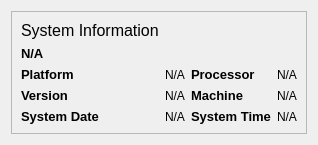
            <widget class="QWidget" name="system_info">
             <layout class="QVBoxLayout" name="verticalLayout_7">
              <item>
               <widget class="QFrame" name="frame_7">
                <property name="frameShape">
                 <enum>QFrame::StyledPanel</enum>
                </property>
                <property name="frameShadow">
                 <enum>QFrame::Raised</enum>
                </property>
                <layout class="QGridLayout" name="gridLayout_4">
                 <item row="4" column="0">
                  <widget class="QLabel" name="label_44">
                   <property name="font">
                    <font>
                     <pointsize>10</pointsize>
                     <weight>75</weight>
                     <bold>true</bold>
                    </font>
                   </property>
                   <property name="text">
                    <string>Version</string>
                   </property>
                  </widget>
                 </item>
                 <item row="3" column="0">
                  <widget class="QLabel" name="label_43">
                   <property name="font">
                    <font>
                     <pointsize>10</pointsize>
                     <weight>75</weight>
                     <bold>true</bold>
                    </font>
                   </property>
                   <property name="text">
                    <string>Platform</string>
                   </property>
                  </widget>
                 </item>
                 <item row="0" column="0" alignment="Qt::AlignTop">
                  <widget class="QLabel" name="label_41">
                   <property name="font">
                    <font>
                     <pointsize>12</pointsize>
                    </font>
                   </property>
                   <property name="text">
                    <string>System Information</string>
                   </property>
                  </widget>
                 </item>
                 <item row="3" column="3">
                  <widget class="QLabel" name="label_52">
                   <property name="text">
                    <string>N/A</string>
                   </property>
                  </widget>
                 </item>
                 <item row="3" column="1">
                  <widget class="QLabel" name="label_46">
                   <property name="text">
                    <string>N/A</string>
                   </property>
                  </widget>
                 </item>
                 <item row="4" column="1">
                  <widget class="QLabel" name="label_47">
                   <property name="text">
                    <string>N/A</string>
                   </property>
                  </widget>
                 </item>
                 <item row="5" column="0">
                  <widget class="QLabel" name="label_45">
                   <property name="font">
                    <font>
                     <pointsize>10</pointsize>
                     <weight>75</weight>
                     <bold>true</bold>
                    </font>
                   </property>
                   <property name="text">
                    <string>System Date</string>
                   </property>
                  </widget>
                 </item>
                 <item row="5" column="1">
                  <widget class="QLabel" name="system_date">
                   <property name="text">
                    <string>N/A</string>
                   </property>
                  </widget>
                 </item>
                 <item row="5" column="2">
                  <widget class="QLabel" name="label_51">
                   <property name="font">
                    <font>
                     <pointsize>10</pointsize>
                     <weight>75</weight>
                     <bold>true</bold>
                    </font>
                   </property>
                   <property name="text">
                    <string>System Time</string>
                   </property>
                  </widget>
                 </item>
                 <item row="3" column="2">
                  <widget class="QLabel" name="label_49">
                   <property name="font">
                    <font>
                     <pointsize>10</pointsize>
                     <weight>75</weight>
                     <bold>true</bold>
                    </font>
                   </property>
                   <property name="text">
                    <string>Processor</string>
                   </property>
                  </widget>
                 </item>
                 <item row="4" column="2">
                  <widget class="QLabel" name="label_50">
                   <property name="font">
                    <font>
                     <pointsize>10</pointsize>
                     <weight>75</weight>
                     <bold>true</bold>
                    </font>
                   </property>
                   <property name="text">
                    <string>Machine</string>
                   </property>
                  </widget>
                 </item>
                 <item row="5" column="3">
                  <widget class="QLabel" name="system_time">
                   <property name="text">
                    <string>N/A</string>
                   </property>
                  </widget>
                 </item>
                 <item row="4" column="3">
                  <widget class="QLabel" name="label_53">
                   <property name="text">
                    <string>N/A</string>
                   </property>
                  </widget>
                 </item>
                 <item row="1" column="0">
                  <widget class="QLabel" name="label_42">
                   <property name="font">
                    <font>
                     <pointsize>10</pointsize>
                     <weight>75</weight>
                     <bold>true</bold>
                    </font>
                   </property>
                   <property name="text">
                    <string>N/A</string>
                   </property>
                  </widget>
                 </item>
                </layout>
               </widget>
              </item>
             </layout>
            </widget>
